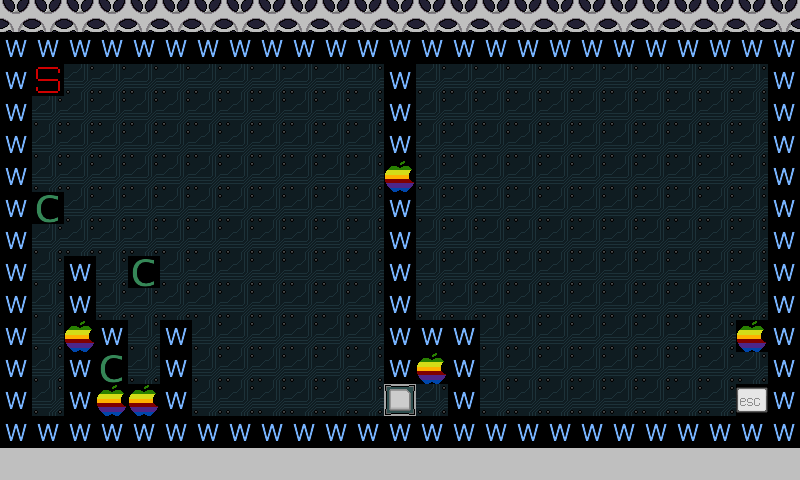

Tiled map render using the project's own tile images. Description and the map definition, with tile-layer contents summarised, below:
An orthogonal 25x15 tile map with 32x32 px tiles, 3 tile layers (lev01, walls, objs).

<map version="1.2" tiledversion="2020.04.10" orientation="orthogonal" renderorder="right-down" width="25" height="15" tilewidth="32" tileheight="32" infinite="0" nextlayerid="5" nextobjectid="5">
 <tileset firstgid="1" name="lev01" tilewidth="32" tileheight="32" tilecount="21" columns="0">
  <grid orientation="orthogonal" width="1" height="1" />
  <tile id="0">
   <image width="32" height="32" source="border3-01.png" />
  </tile>
  <tile id="1">
   <image width="32" height="32" source="border3-02.png" />
  </tile>
  <tile id="3">
   <image width="32" height="32" source="border3-border-top-left.png" />
  </tile>
  <tile id="4">
   <image width="32" height="32" source="border3-border-top-rigt.png" />
  </tile>
  <tile id="5">
   <image width="32" height="32" source="border3-border-top.png" />
  </tile>
  <tile id="6">
   <image width="32" height="32" source="border3-border-left.png" />
  </tile>
  <tile id="7">
   <image width="32" height="32" source="border3-border-right.png" />
  </tile>
  <tile id="8">
   <image width="32" height="32" source="border3-border-bottom-left.png" />
  </tile>
  <tile id="9">
   <image width="32" height="32" source="border3-border-bottom-right.png" />
  </tile>
  <tile id="10">
   <image width="32" height="32" source="border3-border-bottom.png" />
  </tile>
  <tile id="11">
   <image width="32" height="32" source="border-gray.png" />
  </tile>
  <tile id="13">
   <image width="32" height="32" source="circuit.png" />
  </tile>
  <tile id="14">
   <image width="32" height="32" source="esc.png" />
  </tile>
  <tile id="15">
   <image width="32" height="32" source="stone.png" />
  </tile>
  <tile id="16">
   <image width="32" height="32" source="start.png" />
  </tile>
  <tile id="17">
   <image width="32" height="32" source="wall.png" />
  </tile>
  <tile id="18">
   <image width="32" height="32" source="capacitor.png" />
  </tile>
  <tile id="19">
   <image width="32" height="32" source="apple.png" />
  </tile>
  <tile id="20">
   <image width="32" height="32" source="hard.png" />
  </tile>
  <tile id="21">
   <image width="32" height="32" source="a.png" />
  </tile>
  <tile id="22">
   <image width="32" height="32" source="c.png" />
  </tile>
 </tileset>
 <layer id="1" name="lev01" width="25" height="15">
  <data>[375 cells, 371 non-empty, 15 distinct tile ids]</data>
 </layer>
 <layer id="2" name="walls" width="25" height="15">
  <data>[375 cells, 95 non-empty, 3 distinct tile ids]</data>
 </layer>
 <layer id="4" name="objs" width="25" height="15">
  <data>[375 cells, 3 non-empty, 1 distinct tile ids]</data>
 </layer>
</map>